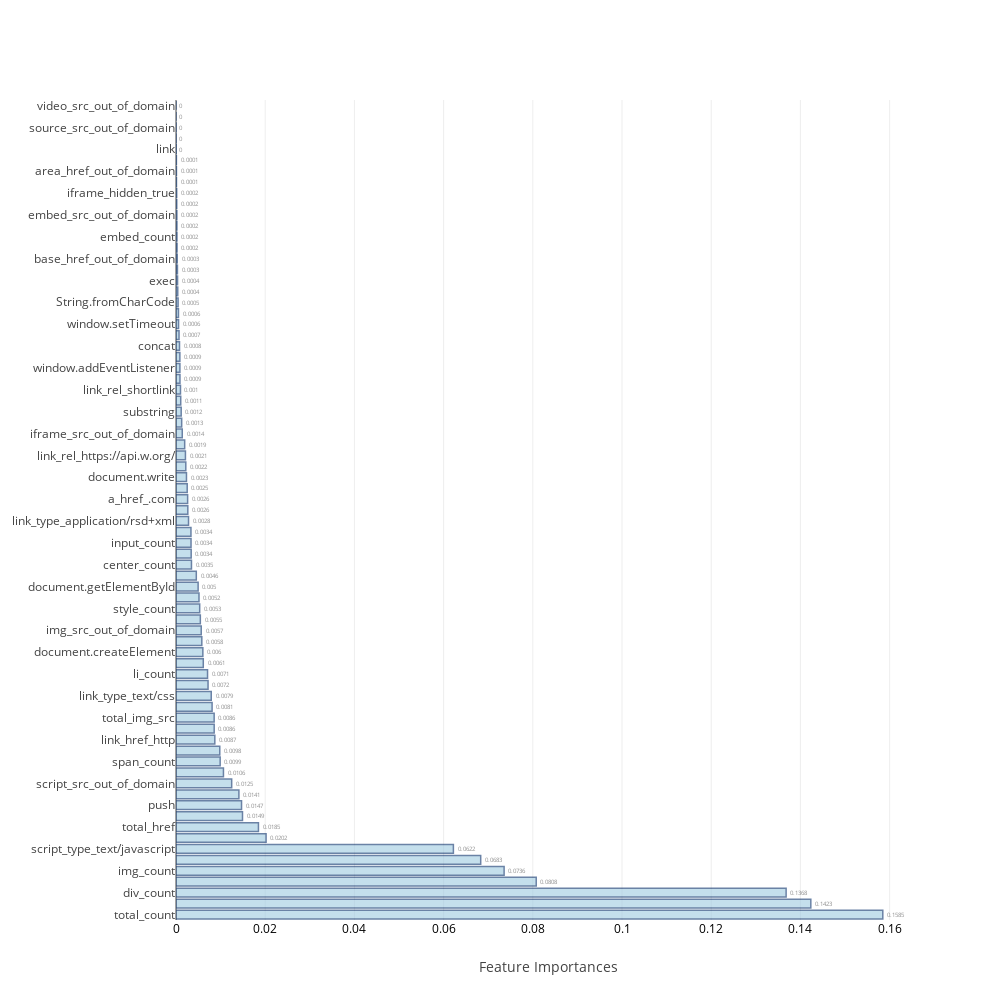
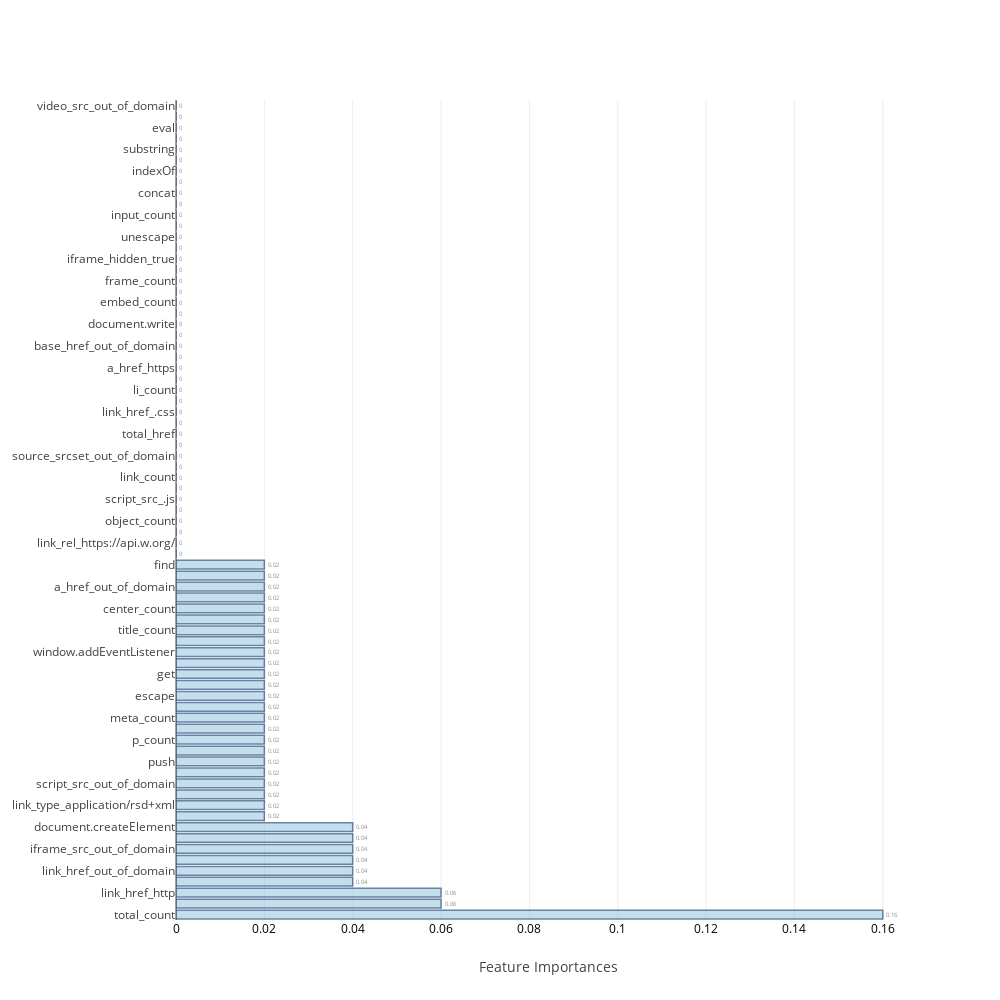

Source (notebook cell) for these figures, in order:
### Code cell
## Table to store training and test measures so we can compare later
table_80_80_train=pd.DataFrame(columns=['accuracy','TP','TN','FP','FN','FPR','FNR'])
table_80_80_test=pd.DataFrame(columns=['accuracy','TP','TN','FP','FN','FPR','FNR','auc','mcc'])

feat_imp=[None]*4
j=0
for i in range(0,8):
    if i>=2 and i<=5:
        model,cm_train,cm_test,acc_train,acc_test,roc_auc,feat_imp[j],mcc=f[i](X_train,Y_train,scaled_X_test,test_Y,columns)
        j=j+1
    else:
        model,cm_train,cm_test,acc_train,acc_test,roc_auc,mcc=f[i](X_train,Y_train,scaled_X_test,test_Y)
    table_80_80_train.loc[i]=   ([acc_train,cm_train.TP,cm_train.TN,cm_train.FP,cm_train.FN,cm_train.FPR,cm_train.FNR])
    table_80_80_test.loc[i] =   ([acc_test ,cm_test.TP, cm_test.TN, cm_test.FP, cm_test.FN, cm_test.FPR, cm_test.FNR,roc_auc,mcc])
    print("\n")

### Figure 1 — Plotly figure (JSON) as saved in the notebook; plotly's stock layout.template omitted (floating-point values rounded to 4 significant figures)
{"data": [{"marker": {"color": "rgb(158,202,225)", "line": {"color": "rgb(8,48,107)", "width": 1.5}}, "opacity": 0.6, "orientation": "h", "text": [0.1585, 0.1423, 0.1368, 0.0808, 0.0736, 0.0683, 0.0622, 0.0202, 0.0185, 0.0149, 0.0147, 0.0141, 0.0125, 0.0106, 0.0099, 0.0098, 0.0087, 0.0086, 0.0086, 0.0081, 0.0079, 0.0072, 0.0071, 0.0061, 0.006, 0.0058, 0.0057, 0.0055, 0.0053, 0.0052, 0.005, 0.0046, 0.0035, 0.0034, 0.0034, 0.0034, 0.0028, 0.0026, 0.0026, 0.0025, 0.0023, 0.0022, 0.0021, 0.0019, 0.0014, 0.0013, 0.0012, 0.0011, 0.001, 0.0009, 0.0009, 0.0009, 0.0008, 0.0007, 0.0006, 0.0006, 0.0005, 0.0004, 0.0004, 0.0003, 0.0003, 0.0002, 0.0002, 0.0002, 0.0002, 0.0002, 0.0002, 0.0001, 0.0001, 0.0001, 0, 0, 0, 0, 0], "textposition": "outside", "type": "bar", "uid": "ebe4041e-eff3-413c-a942-b3f23d7a8c86", "x": [0.1585, 0.1423, 0.1368, 0.08076, 0.07356, 0.06831, 0.06219, 0.0202, 0.01848, 0.01491, 0.01469, 0.0141, 0.01248, 0.01064, 0.0099, 0.009813, 0.008701, 0.00856, 0.008553, 0.008092, 0.007901, 0.007184, 0.007071, 0.006117, 0.006021, 0.005787, 0.005657, 0.005457, 0.005312, 0.005154, 0.004959, 0.004551, 0.003468, 0.003404, 0.003371, 0.003353, 0.00281, 0.002647, 0.002607, 0.00251, 0.002347, 0.002197, 0.002116, 0.001946, 0.001404, 0.001274, 0.001163, 0.001058, 0.001003, 0.0008888, 0.0008748, 0.0008653, 0.0007868, 0.0006786, 0.0005747, 0.0005522, 0.0004682, 0.0003924, 0.0003518, 0.0003234, 0.0002834, 0.0002386, 0.0002176, 0.0002117, 0.0001956, 0.0001671, 0.000154, 0.0001026, 9.833e-05, 8.768e-05, 4.406e-05, 2.082e-05, 1.532e-05, 0, 0], "y": ["total_count", "meta_count", "div_count", "link_href_out_of_domain", "img_count", "script_async_true", "script_type_text/javascript", "a_count", "total_href", "a_href_out_of_domain", "push", "title_count", "script_src_out_of_domain", "a_href_https", "span_count", "img_src_.jpg", "link_href_http", "p_count", "total_img_src", "a_href_http", "link_type_text/css", "script_src_.js", "li_count", "strong_count", "document.createElement", "br_count", "img_src_out_of_domain", "indexOf", "style_count", "link_count", "document.getElementById", "link_href_.css", "center_count", "iframe_count", "input_count", "form_action_out_of_domain", "link_type_application/rsd+xml", "replace", "a_href_.com", "section_count", "document.write", "form_action_http", "link_rel_https://api.w.org/", "find", "iframe_src_out_of_domain", "get", "substring", "escape", "link_rel_shortlink", "unescape", "window.addEventListener", "parseInt", "concat", "img_srcset_out_of_domain", "window.setTimeout", "eval", "String.fromCharCode", "audio_src_out_of_domain", "exec", "object_count", "base_href_out_of_domain", "frame_count", "embed_count", "charCodeAt", "embed_src_out_of_domain", "frame_src_out_of_domain", "iframe_hidden_true", "object_data_out_of_domain", "area_href_out_of_domain", "search", "link", "window.setInterval", "source_src_out_of_domain", "source_srcset_out_of_domain", "video_src_out_of_domain"]}], "layout": {"autosize": false, "height": 1000, "width": 1000, "xaxis": {"tickfont": {"color": "black", "size": 12}, "title": "Feature Importances"}, "yaxis": {"automargin": true}}}

### Figure 2 — Plotly figure (JSON) as saved in the notebook; plotly's stock layout.template omitted (floating-point values rounded to 4 significant figures)
{"data": [{"marker": {"color": "rgb(158,202,225)", "line": {"color": "rgb(8,48,107)", "width": 1.5}}, "opacity": 0.6, "orientation": "h", "text": [0.16, 0.06, 0.06, 0.04, 0.04, 0.04, 0.04, 0.04, 0.04, 0.02, 0.02, 0.02, 0.02, 0.02, 0.02, 0.02, 0.02, 0.02, 0.02, 0.02, 0.02, 0.02, 0.02, 0.02, 0.02, 0.02, 0.02, 0.02, 0.02, 0.02, 0.02, 0.02, 0.02, 0, 0, 0, 0, 0, 0, 0, 0, 0, 0, 0, 0, 0, 0, 0, 0, 0, 0, 0, 0, 0, 0, 0, 0, 0, 0, 0, 0, 0, 0, 0, 0, 0, 0, 0, 0, 0, 0, 0, 0, 0, 0], "textposition": "outside", "type": "bar", "uid": "475d31b2-9268-4231-96b0-fcc7db08a5cf", "x": [0.16, 0.06, 0.06, 0.04, 0.04, 0.04, 0.04, 0.04, 0.04, 0.02, 0.02, 0.02, 0.02, 0.02, 0.02, 0.02, 0.02, 0.02, 0.02, 0.02, 0.02, 0.02, 0.02, 0.02, 0.02, 0.02, 0.02, 0.02, 0.02, 0.02, 0.02, 0.02, 0.02, 0, 0, 0, 0, 0, 0, 0, 0, 0, 0, 0, 0, 0, 0, 0, 0, 0, 0, 0, 0, 0, 0, 0, 0, 0, 0, 0, 0, 0, 0, 0, 0, 0, 0, 0, 0, 0, 0, 0, 0, 0, 0], "y": ["total_count", "img_src_.jpg", "link_href_http", "link_type_text/css", "link_href_out_of_domain", "br_count", "iframe_src_out_of_domain", "strong_count", "document.createElement", "iframe_count", "link_type_application/rsd+xml", "replace", "script_src_out_of_domain", "script_async_true", "push", "form_action_out_of_domain", "p_count", "a_href_.com", "meta_count", "section_count", "escape", "form_action_http", "get", "window.setTimeout", "window.addEventListener", "style_count", "title_count", "div_count", "center_count", "audio_src_out_of_domain", "a_href_out_of_domain", "a_href_http", "find", "link_rel_shortlink", "link_rel_https://api.w.org/", "a_count", "object_count", "object_data_out_of_domain", "script_src_.js", "script_type_text/javascript", "link_count", "source_src_out_of_domain", "source_srcset_out_of_domain", "span_count", "total_href", "total_img_src", "link_href_.css", "link", "li_count", "img_count", "a_href_https", "area_href_out_of_domain", "base_href_out_of_domain", "document.getElementById", "document.write", "window.setInterval", "embed_count", "embed_src_out_of_domain", "frame_count", "frame_src_out_of_domain", "iframe_hidden_true", "img_src_out_of_domain", "unescape", "img_srcset_out_of_domain", "input_count", "charCodeAt", "concat", "exec", "indexOf", "search", "substring", "String.fromCharCode", "eval", "parseInt", "video_src_out_of_domain"]}], "layout": {"autosize": false, "height": 1000, "width": 1000, "xaxis": {"tickfont": {"color": "black", "size": 12}, "title": "Feature Importances"}, "yaxis": {"automargin": true}}}
